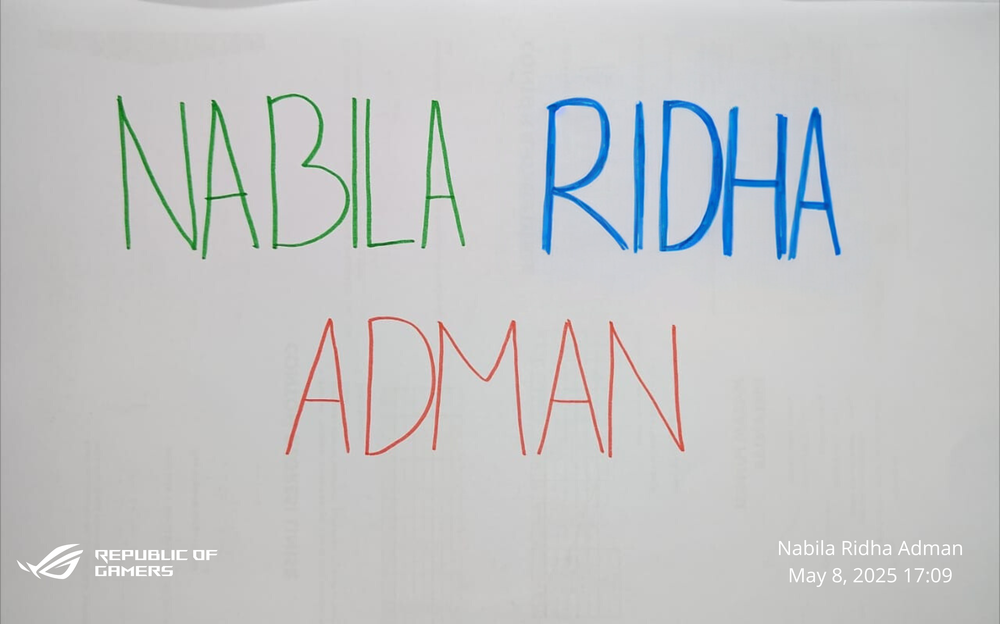
#> input picture UTS_PCD_202331034_A/nomor 1/nama.png, 1000 x 624 px, shrunk from 4000 x 2497 before the run
$ jupyter execute --allow-errors nomor1.ipynb
#> lines starting #> are read from the running program, lines starting #| are printed output that depends on the picture
## 202331034_Nabila Ridha Adman

[cell 1]
import cv2
import matplotlib.pyplot as plt
import numpy as np

## 202331034_Nabila Ridha Adman

[cell 2]
img = cv2.imread('nama.png')
#> img is the input picture: shape (624, 1000, 3); mean B, G, R 197.6, 196.8, 194.9

## 202331034_Nabila Ridha Adman

[cell 3]
b = img[:,:,0]
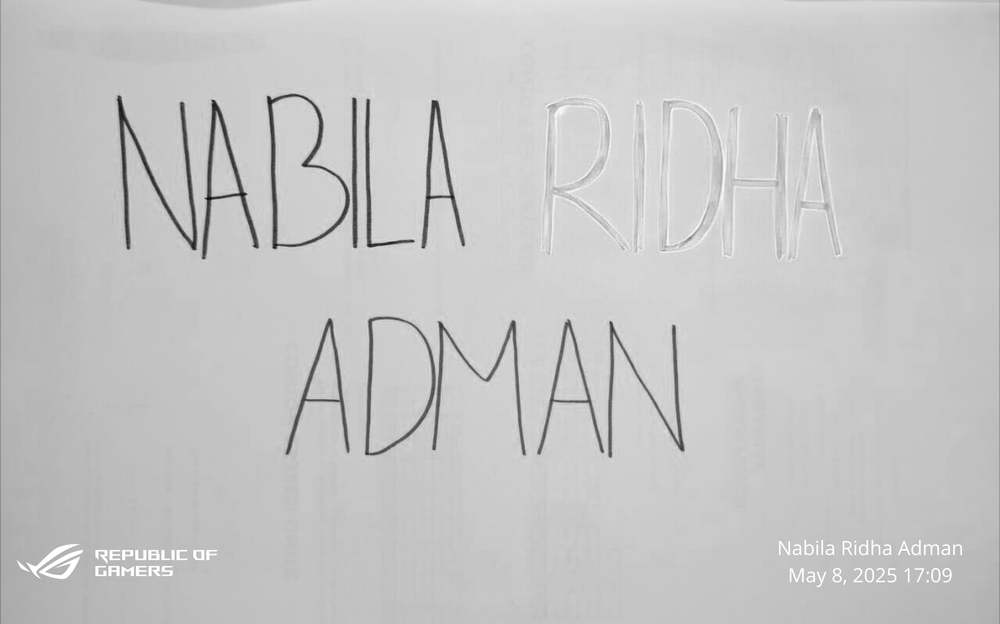
#> b: shape (624, 1000); min 8, max 255, mean 197.6
g = img[:,:,1]
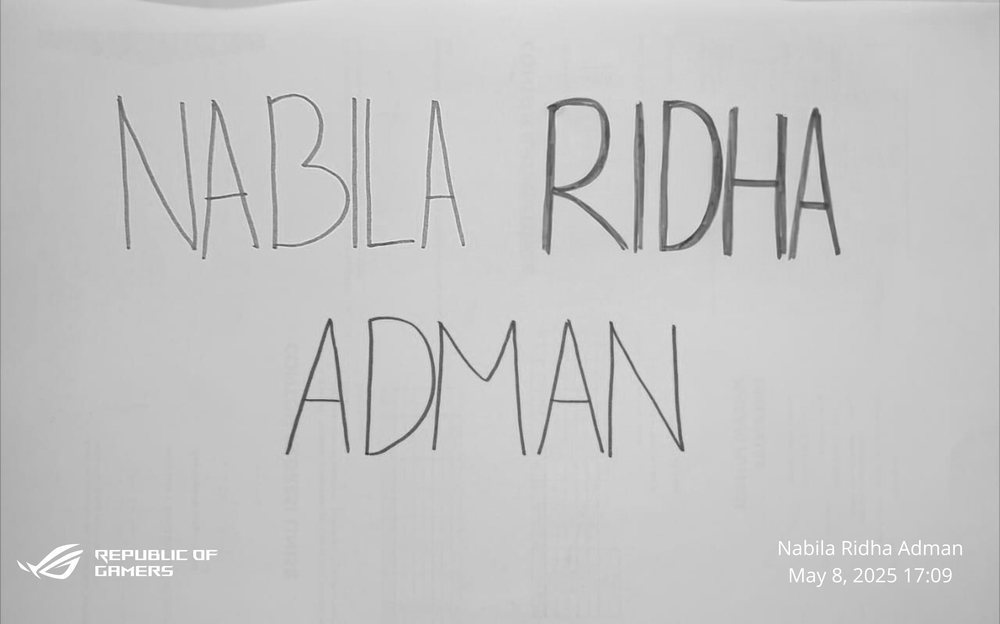
#> g: shape (624, 1000); min 49, max 255, mean 196.8
r = img[:,:,2]
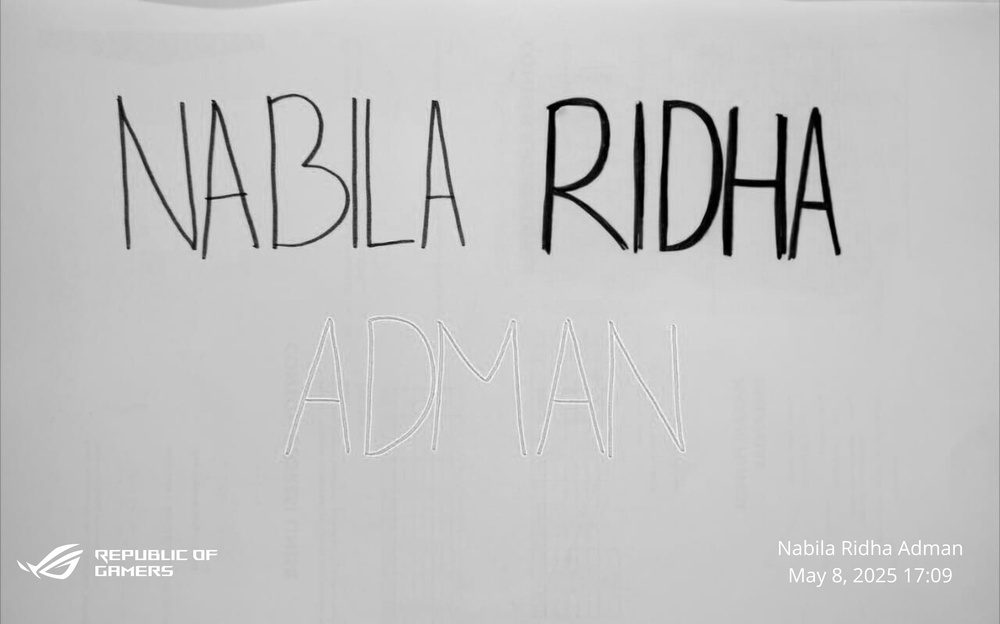
#> r: shape (624, 1000); min 0, max 255, mean 194.9

## 202331034_Nabila Ridha Adman

[cell 4]
b = img[:,:,0]
g = img[:,:,1]
r = img[:,:,2]

img_rgb = cv2.cvtColor(img, cv2.COLOR_BGR2RGB)

fig, axs = plt.subplots (2, 2, figsize=(15,5))

axs [0,0].imshow(img_rgb)
axs [0,0].set_title("Gambar Asli (RGB)")

#> (the rest of this cell did not finish here and is left out)
